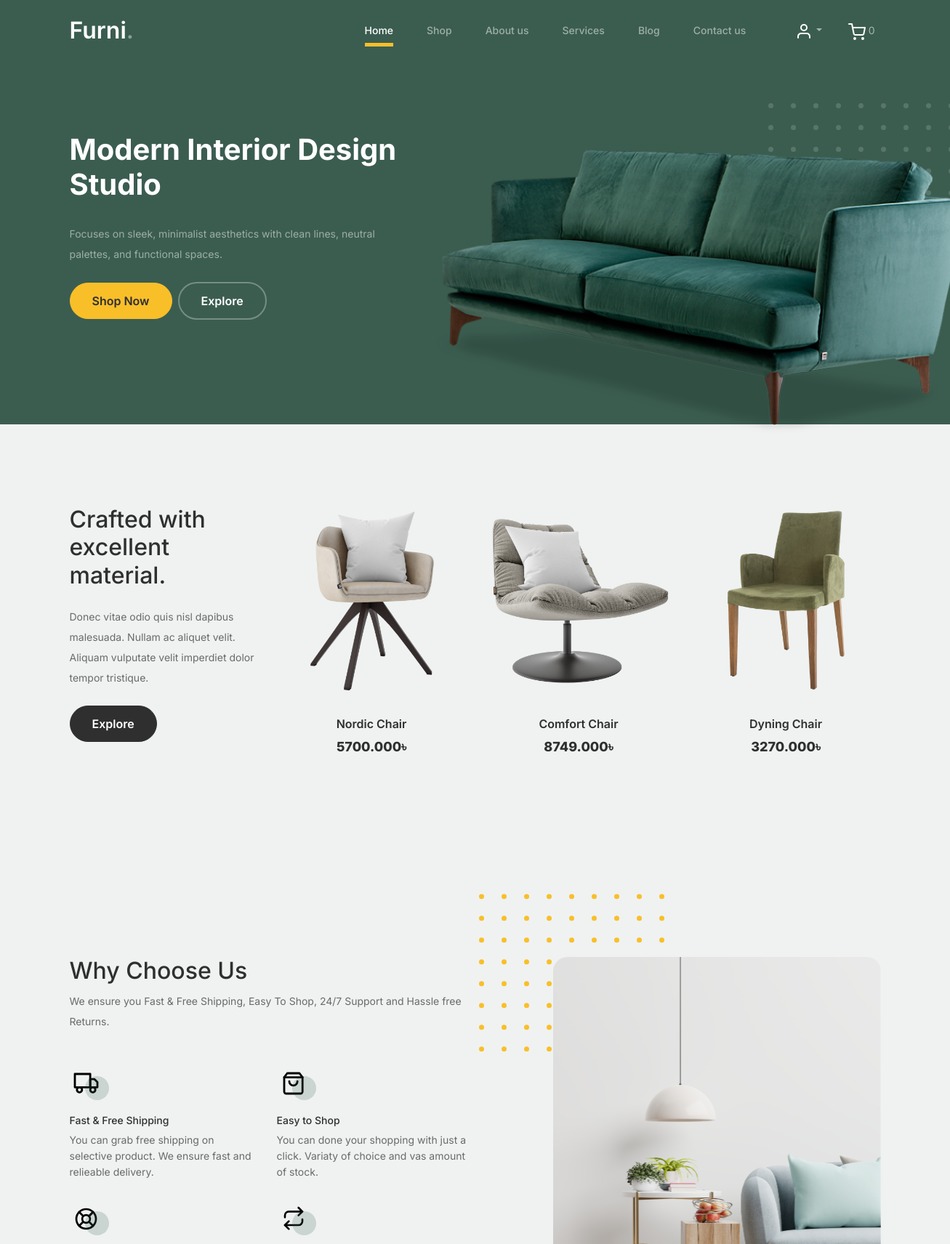
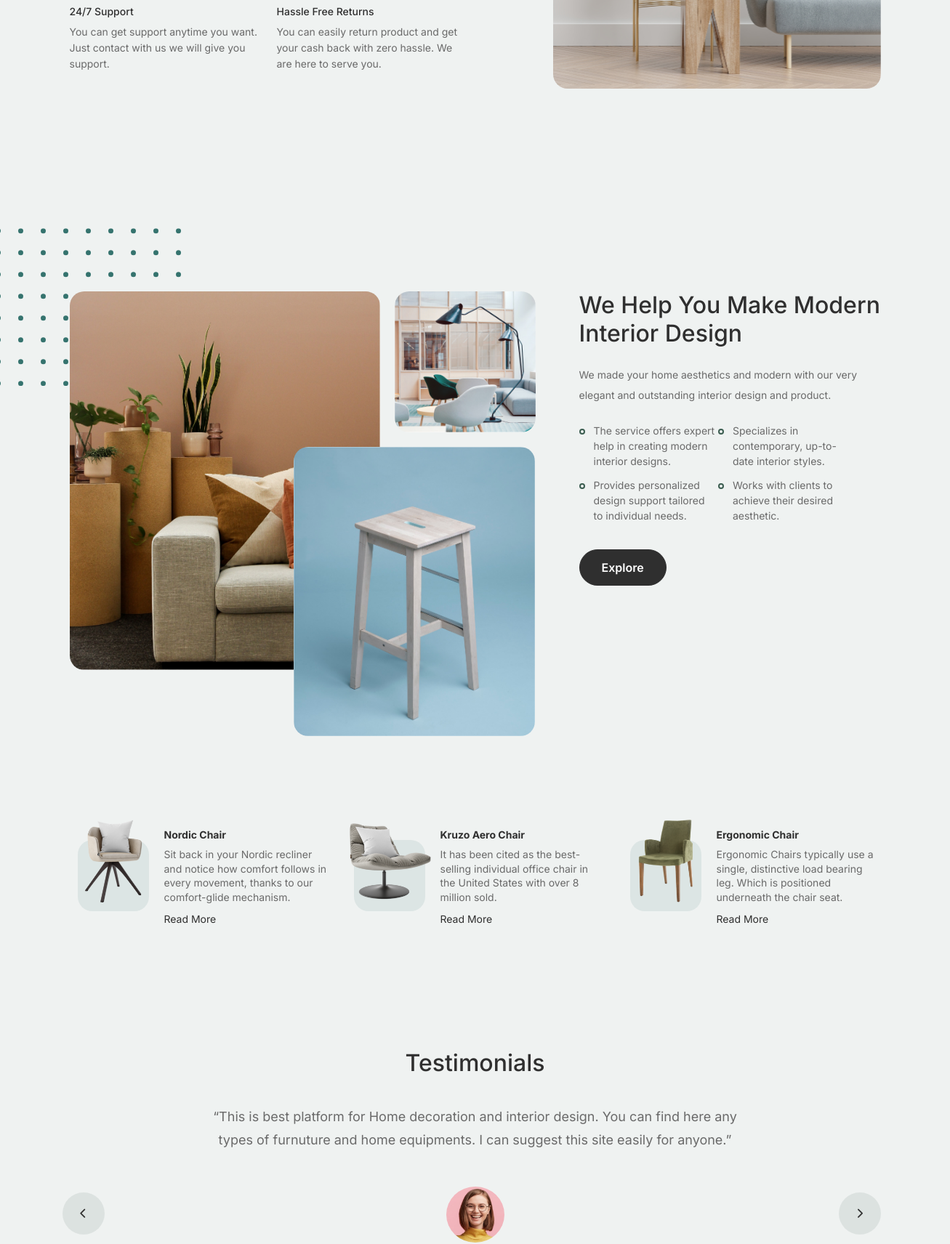
The page / (upper part) on the database its author committed (2 pictures, top to bottom).
### Shop/models.py (models this page shows, shortened)
class Product(models.Model):
    image = models.ImageField(upload_to='Shop/media/uploads')
    title = models.CharField(max_length=50)
    price = models.DecimalField(max_digits=10, decimal_places=3)

### furniture/views.py (the view)
# urls.py: 2. Add a URL to urlpatterns:  path('', views.home, name='home')
def home(request):
    data = Product.objects.all()
    return render(request, 'index.html', {'data': data})

### templates/index.html (shortened to what this page needs)
{% extends "base.html" %}
{% load static %}
{% block body %}
  <body>
    <div class="hero">
      <div class="container">
        <div class="row justify-content-between">
          <div class="col-lg-5">
            <div class="intro-excerpt">
              <h1>
                Modern Interior <span clsas="d-block">Design Studio</span>
              </h1>
              <p class="mb-4">
                Focuses on sleek, minimalist aesthetics with clean lines, neutral palettes, and functional spaces.
              </p>
              <p>
                <a href="{% url "shop" %}" class="btn btn-secondary me-2">Shop Now</a
                ><a href="#" class="btn btn-white-outline">Explore</a>
              </p>
            </div>
          </div>
          <div class="col-lg-7">
            <div class="hero-img-wrap">
              <img src="{% static 'images/couch.png' %}" class="img-fluid" />
            </div>
          </div>
        </div>
      </div>
    </div>
    <div class="product-section">
      <div class="container">
        <div class="row">
          <div class="col-md-12 col-lg-3 mb-5 mb-lg-0">
            <h2 class="mb-4 section-title">Crafted with excellent material.</h2>
            <p class="mb-4">
              Donec vitae odio quis nisl dapibus malesuada. Nullam ac aliquet
              velit. Aliquam vulputate velit imperdiet dolor tempor tristique.
            </p>
            <p><a href="{% url "shop" %}" class="btn">Explore</a></p>
          </div>
          {% for p in data|slice:":3" %}
          <div class="col-12 col-md-4 col-lg-3 mb-5 mb-md-0">
            <div class="product-item">
              <img
                src="{{p.image.url}}"
                class="img-fluid product-thumbnail"
              />
              <h3 class="product-title">{{p.title}}</h3>
              <strong class="product-price">{{p.price}}৳</strong>
            </div>
          </div>
          {% endfor %}
        </div>
      </div>
    </div>
    <div class="why-choose-section">
      <div class="container">
        <div class="row justify-content-between">
          <div class="col-lg-6">
            <h2 class="section-title">Why Choose Us</h2>
            <p>
              We ensure you Fast & Free Shipping, Easy To Shop, 24/7 Support and Hassle free Returns.
            </p>
            <div class="row my-5">
              <div class="col-6 col-md-6">
                <div class="feature">
                  <div class="icon">
                    <img
                      src="{% static 'images/truck.svg' %}"
                      alt="Image"
                      class="imf-fluid"
                    />
                  </div>
                  <h3>Fast &amp; Free Shipping</h3>
                  <p>
                    You can grab free shipping on selective product. We ensure fast and relieable delivery.
                  </p>
                </div>
              </div>
              <div class="col-6 col-md-6">
                <div class="feature">
                  <div class="icon">
                    <img
                      src="{% static 'images/bag.svg' %}"
                      alt="Image"
                      class="imf-fluid"
                    />
                  </div>
                  <h3>Easy to Shop</h3>
                  <p>
                    You can done your shopping with just a click. Variaty of choice and vas amount of stock.
                  </p>
                </div>
              </div>
              <div class="col-6 col-md-6">
                <div class="feature">
                  <div class="icon">
                    <img
                      src="{% static 'images/support.svg' %}"
                      alt="Image"
                      class="imf-fluid"
                    />
                  </div>
                  <h3>24/7 Support</h3>
                  <p>
                    You can get support anytime you want. Just contact with us we will give you support.
                  </p>
                </div>
              </div>
              <div class="col-6 col-md-6">
                <div class="feature">
                  <div class="icon">
                    <img
                      src="{% static 'images/return.svg' %}"
                      alt="Image"
                      class="imf-fluid"
                    />
                  </div>
                  <h3>Hassle Free Returns</h3>
                  <p>
                    You can easily return product and get your cash back with zero hassle. We are here to serve you.
                  </p>
                </div>
              </div>
            </div>
          </div>
          <div class="col-lg-5">
            <div class="img-wrap">
              <img
                src="{% static 'images/why-choose-us-img.jpg' %}"
                alt="Image"
                class="img-fluid"
              />
            </div>
          </div>
        </div>
      </div>
    </div>
    <div class="we-help-section">
      <div class="container">
        <div class="row justify-content-between">
          <div class="col-lg-7 mb-5 mb-lg-0">
            <div class="imgs-grid">
              <div class="grid grid-1">
                <img
                  src="{% static 'images/img-grid-1.jpg' %}"
                  alt="Untree.co"
                />
              </div>
              <div class="grid grid-2">
                <img
                  src="{% static 'images/img-grid-2.jpg' %}"
                  alt="Untree.co"
                />
              </div>
              <div class="grid grid-3">
                <img
                  src="{% static 'images/img-grid-3.jpg' %}"
                  alt="Untree.co"
                />
              </div>
            </div>
          </div>
          <div class="col-lg-5 ps-lg-5">
            <h2 class="section-title mb-4">
              We Help You Make Modern Interior Design
            </h2>
            <p>
              We made your home aesthetics and modern with our very elegant and outstanding interior design and product.
            </p>
            <ul class="list-unstyled custom-list my-4">
              <li>The service offers expert help in creating modern interior designs.</li>
              <li>Specializes in contemporary, up-to-date interior styles.</li>
              <li>Provides personalized design support tailored to individual needs.</li>
              <li>Works with clients to achieve their desired aesthetic.</li>
            </ul>
            <p><a href="{% url 'shop' %}" class="btn">Explore</a></p>
          </div>
        </div>
      </div>
    </div>
    <div class="popular-product">
      <div class="container">
        <div class="row">
          <div class="col-12 col-md-6 col-lg-4 mb-4 mb-lg-0">
            <div class="product-item-sm d-flex">
              <div class="thumbnail">
                <img
                  src="{% static 'images/product-1.png' %}"
                  alt="Image"
                  class="img-fluid"
                />
              </div>
              <div class="pt-3">
                <h3>Nordic Chair</h3>
                <p>
                  Sit back in your Nordic recliner and notice how comfort follows in every movement, thanks to our comfort-glide mechanism.
                </p>
                <p><a href="https://www.imgcomfort.com/us/collections/scandinavian-recliners/nordic" target='blank'>Read More</a></p>
              </div>
            </div>
          </div>
          <div class="col-12 col-md-6 col-lg-4 mb-4 mb-lg-0">
            <div class="product-item-sm d-flex">
              <div class="thumbnail">
                <img
                  src="{% static 'images/product-2.png' %}"
                  alt="Image"
                  class="img-fluid"
                />
              </div>
              <div class="pt-3">
                <h3>Kruzo Aero Chair</h3>
                <p>
                  It has been cited as the best-selling individual office chair in the United States with over 8 million sold.
                </p>
                <p><a href="https://en.wikipedia.org/wiki/Aeron_chair" target='blank'>Read More</a></p>
              </div>
            </div>
          </div>
          <div class="col-12 col-md-6 col-lg-4 mb-4 mb-lg-0">
            <div class="product-item-sm d-flex">
              <div class="thumbnail">
                <img
                  src="{% static 'images/product-3.png' %}"
                  alt="Image"
                  class="img-fluid"
                />
              </div>
              <div class="pt-3">
                <h3>Ergonomic Chair</h3>
                <p>
                  Ergonomic Chairs typically use a single, distinctive load bearing leg. Which is positioned underneath the chair seat.
                </p>
                <p><a href="https://en.wikipedia.org/wiki/Office_chair" target='blank'>Read More</a></p>
              </div>
            </div>
          </div>
        </div>
      </div>
    </div>
    <div class="testimonial-section">
      <div class="container">
        <div class="row">
          <div class="col-lg-7 mx-auto text-center">
            <h2 class="section-title">Testimonials</h2>
          </div>
        </div>
        <div class="row justify-content-center">
          <div class="col-lg-12">
            <div class="testimonial-slider-wrap text-center">
              <div id="testimonial-nav">
                <span class="prev" data-controls="prev"
                  ><span class="fa fa-chevron-left"></span
                ></span>
                <span class="next" data-controls="next"
                  ><span class="fa fa-chevron-right"></span
                ></span>
              </div>
              <div class="testimonial-slider">
                <div class="item">
                  <div class="row justify-content-center">
                    <div class="col-lg-8 mx-auto">
                      <div class="testimonial-block text-center">
                        <blockquote class="mb-5">
                          <p>
                            &ldquo;This is best platform for Home decoration and interior design. You can find here any types of furnuture and home equipments. I can suggest this site easily for anyone.&rdquo;
                          </p>
                        </blockquote>
                        <div class="author-info">
                          <div class="author-pic">
                            <img
                              src="{% static 'images/person-1.png' %}"
                              alt="Maria Jones"
                              class="img-fluid"
                            />
                          </div>
                        </div>
                      </div>
                    </div>
                  </div>
                </div>
                <div class="item">
                  <div class="row justify-content-center">
                  </div>
                </div>
                <div class="item">
                  <div class="row justify-content-center">
                  </div>
                </div>
              </div>
            </div>
          </div>
        </div>
      </div>
    </div>
  </body>
  {% endblock%}

### static/css/tiny-slider.css (style rules this page uses)
.tns-slider { -webkit-transition:all 0s;-moz-transition:all 0s;transition:all 0s }
.tns-slider>.tns-item { -webkit-box-sizing:border-box;-moz-box-sizing:border-box;box-sizing:border-box }
.tns-horizontal.tns-subpixel { white-space:nowrap }
.tns-horizontal.tns-subpixel>.tns-item { display:inline-block;vertical-align:top;white-space:normal }

### rows shown on the page
Product: image (picture), title "Nordic Chair", price "5700.000"
Product: image (picture), title "Comfort Chair", price "8749.000"
Product: image (picture), title "Dyning Chair", price "3270.000"
